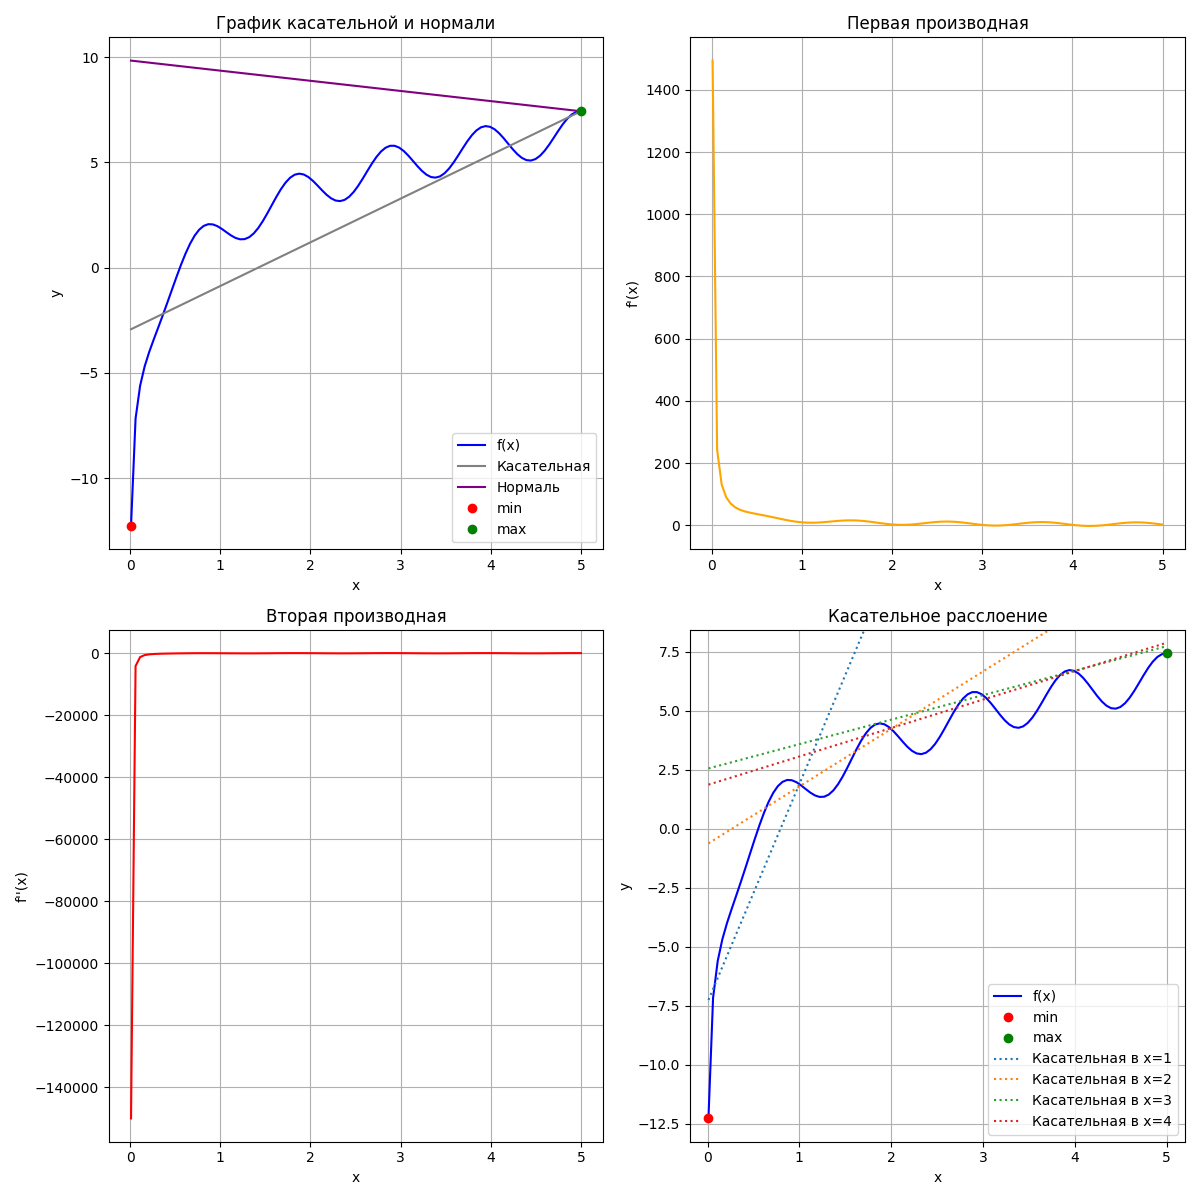

Python code for this plot:
import numpy as np
import matplotlib.pyplot as plt
from scipy.integrate import quad

# Определим функцию и её производные
def f(x):
    return np.log(5 * x**3) - np.sin(6 * x)
def f_prime(x):
    return (15 / x) - 6 * np.cos(6 * x)
def f_double_prime(x):
    return -15 / x**2 + (-36) * np.sin(6 * x)

# Определим отрезок
x=np.linspace(0.01, 5, 100)  # Начало с 0.01 чтобы избежать ln(0)
y=f(x)

# 1. Вычисление первой и второй производной
y_prime=f_prime(x)
y_double_prime=f_double_prime(x)

# 2. Найдем наибольшее и наименьшее значение функции на отрезке
y_min=np.min(y)
y_max=np.max(y)
x_min=x[np.argmin(y)]
x_max=x[np.argmax(y)]

# 3. Уравнение касательной и нормали
x0=x_max
y0=f(x0)
f_prime_x0=f_prime(x0)

# Уравнение касательной: y = f(x0) + f'(x0)(x - x0)
def tangent_line(x):
    return y0 + f_prime_x0 * (x - x0)

# Уравнение нормали: y = f(x0) - (x - x0) / f'(x0)
def normal_line(x):
    return y0 - (x - x0)/f_prime_x0

# 4. Построим графики
plt.figure(figsize=(12, 12))

# График функции + График касательной и нормали
plt.subplot(2,2,1)
plt.plot(x,y, label='f(x)', color='blue')
plt.plot(x, tangent_line(x), label='Касательная', color='grey')
plt.plot(x, normal_line(x), label='Нормаль', color='purple')
plt.plot([x_min],[y_min], 'ro', label='min')
plt.plot([x_max],[y_max], 'go', label='max')
plt.xlabel('x')
plt.ylabel('y')
plt.title('График касательной и нормали')
plt.legend()
plt.grid()

# График первой производной
plt.subplot(2,2,2)
plt.plot(x,y_prime, label="f'(x)", color='orange')
plt.xlabel('x')
plt.ylabel("f'(x)")
plt.title('Первая производная')
plt.grid()

# График второй производной
plt.subplot(2,2,3)
plt.plot(x,y_double_prime, label="f''(x)", color='red')
plt.xlabel('x')
plt.ylabel("f''(x)")
plt.title('Вторая производная')
plt.grid()

# Определение точек касательного расслоения
x_points=np.array([1,2,3,4])  # избегаем x=0 из-за ln(0) и деления на 0
f_values=f(x_points)
f_prime_values=f_prime(x_points)

# Создание графика без точек касательного расслоения
plt.subplot(2,2,4)
plt.plot(x,y, label='f(x)', color='blue')
plt.plot([x_min],[y_min], 'ro', label='min')
plt.plot([x_max],[y_max], 'go', label='max')
plt.xlabel('x')
plt.ylabel('y')
plt.title('Касательное расслоение')
plt.grid()
plt.ylim(y_min-1,y_max+1)
plt.xlim(x_min-0.2,x_max+0.2)

# Добавление графиков касательных точек
for x0 in x_points:
    y0=f(x0)
    slope=f_prime(x0)
    tangent_line= y0 + slope * (x - x0)
    plt.plot(x,tangent_line, linestyle=':', label=f'Касательная в x={x0:.0f}')
plt.legend()

# Отображение графиков
plt.tight_layout()
plt.show()

# 5. Найдем длину кривой через интеграл
def len(x):
    return np.sqrt(1+f_prime(x)**2)
len,err=quad(len,0.01,5)
print("Длина кривой на отрезке [0;5]: ",int(len))
